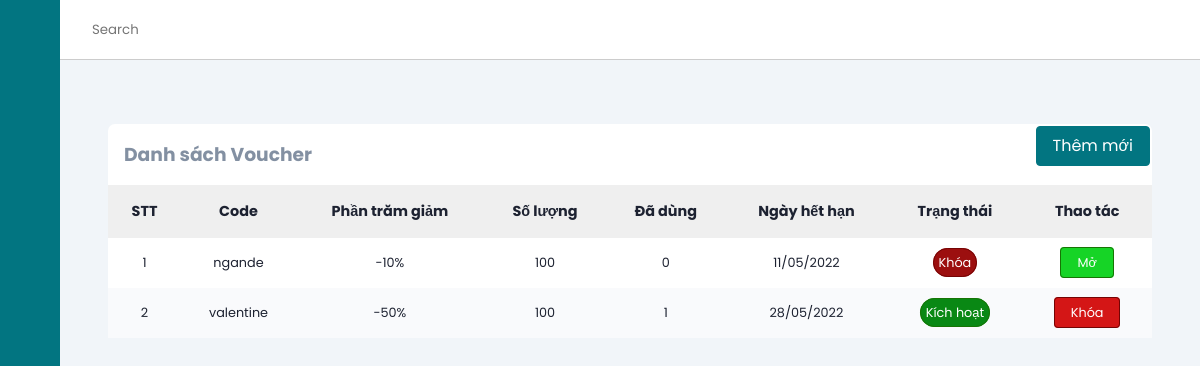
Page /voucherManage (signed in) on the committed database.
### tables this page shows
CREATE TABLE `vouchers` (
  `id` int(11) NOT NULL,
  `percentDiscount` int(11) NOT NULL,
  `quantity` int(11) NOT NULL,
  `code` varchar(10) NOT NULL,
  `expirationDate` datetime NOT NULL,
  `status` tinyint(1) NOT NULL,
  `usedCount` int(11) NOT NULL
);

### mvc/core/ControllerBase.php (called while the page is built, shortened)
<?php
class ControllerBase{
    public function view($view, $data=[]){
        require_once "./mvc/views/".$view.".php";
    }
}
?>

### mvc/controllers/voucherManage.php (called while the page is built, shortened)
<?php
class voucherManage extends ControllerBase
{
    public function index()
    {
        $voucher = $this->model("voucherModel");
        $voucherList = ($voucher->getAll())->fetch_all(MYSQLI_ASSOC);
        $this->view("admin/voucher", [
            "headTitle" => "Quản lý voucher",
            "voucherList" => $voucherList
        ]);
    }
}

### mvc/core/App.php (called while the page is built, shortened)
<?php
class App
{
    protected $action = "Index";
    function __construct()
    {
        $arr = $this->UrlProcess();
        if (file_exists("./mvc/controllers/" . $arr[0] . ".php")) {
            unset($arr[0]);
        }
        $this->controller = new $this->controller;
        $this->params = $arr ? array_values($arr) : [];
        array_push($this->params, $_GET);
        call_user_func_array([$this->controller, $this->action], $this->params);
    }
    function UrlProcess()
    {
        if (isset($_GET["url"])) {
            return explode("/", filter_var(trim($_GET["url"], "/")));
        }
    }
}

### index.php (called while the page is built, shortened)
<?php
$myApp = new App();
?>

### mvc/core/DB.php (called while the page is built, shortened)
<?php
class DB{
    private static $instance = null;
    protected $servername = "localhost";
    protected $username = "root";
    protected $password = "";
    private function __construct(){
        $this->con = mysqli_connect($this->servername, $this->username, $this->password);
    }
    public static function getInstance()
    {
      if(!self::$instance)
      {
        self::$instance = new DB();
      }
      return self::$instance;
    }
}
?>

### mvc/models/VoucherModel.php (called while the page is built, shortened)
<?php
class voucherModel
{
    private static $instance = null;
    public static function getInstance()
    {
        if (!self::$instance) {
            self::$instance = new voucherModel();
        }
        return self::$instance;
    }
    public function getAll()
    {
        $db = DB::getInstance();
        $sql = "SELECT * FROM vouchers";
        $result = mysqli_query($db->con, $sql);
        return $result;
    }
}

### mvc/views/admin/voucher.php (the view, shortened to what this page needs)
<?php require APP_ROOT . '/views/admin/inc/head.php'; ?>
<body>
    <?php require APP_ROOT . '/views/admin/inc/sidebar.php'; ?>
    <div class="main-content">
        <header>
            <div class="search-wrapper">
                <input type="search" placeholder="Search">
            </div>
            <div class="social-icons">
                <div></div>
            </div>
        </header>
        <main>
            <section class="recent">
                <div class="activity-grid">
                    <div class="activity-card">
                        <a href="<?= URL_ROOT . '/voucherManage/add' ?>" class="button right">Thêm mới</a>
                        <h3>Danh sách Voucher</h3>
                        <div class="table-responsive">
                            <table>
                                <thead>
                                    <tr>
                                        <th>STT</th>
                                        <th>Code</th>
                                        <th>Phần trăm giảm</th>
                                        <th>Số lượng</th>
                                        <th>Đã dùng</th>
                                        <th>Ngày hết hạn</th>
                                        <th>Trạng thái</th>
                                        <th>Thao tác</th>
                                    </tr>
                                </thead>
                                <tbody>
                                    <?php
                                    $count = 0;
                                    foreach ($data['voucherList'] as $key => $value) {
                                    ?>
                                        <tr>
                                            <td><?= ++$count ?></td>
                                            <td><?= $value['code'] ?></td>
                                            <td>-<?= $value['percentDiscount'] ?>%</td>
                                            <td><?= $value['quantity'] ?></td>
                                            <td><?= $value['usedCount'] ?></td>
                                            <td><?= date("d/m/Y", strtotime($value['expirationDate'])) ?></td>
                                            <?php
                                            if ($value['status']) { ?>
                                                <td><span class="active">Kích hoạt</span></td>
                                            <?php } else { ?>
                                                <td><span class="block">Khóa</span></td>
                                            <?php }
                                            ?>
                                            <td>
                                                <?php
                                                if ($value['status']) { ?>
                                                    <a class="button-red" href="<?= URL_ROOT . '/voucherManage/changeStatus/' . $value['id'] ?>">Khóa</a>
                                                <?php } else { ?>
                                                    <a class="button-green" href="<?= URL_ROOT . '/voucherManage/changeStatus/' . $value['id'] ?>">Mở</a>
                                                <?php }
                                                ?>
                                            </td>
                                        </tr>
                                    <?php }
                                    ?>
                                </tbody>
                            </table>
                        </div>
                    </div>
                </div>
            </section>
        </main>
    </div>
</body>
</html>

### public/css/admin.css (style rules this page uses)
:root { --main-color: #027581; --color-dark: #1D2231; --text-grey: #8390A2; }
* { font-family: 'Poppins', sans-serif; margin: 0; padding: 0; text-decoration: none; list-style-type: none; box-sizing: border-box; }
.main-content { position: relative; margin-left: 240px; transition: margin-left 500ms; }
header { position: fixed; left: 240px; top: 0; z-index: 100; width: calc(100% - 240px); background: #fff; height: 60px; padding: 0rem 1rem; display: flex; align-items: center; justify-content: space-between; border-bottom: 1px solid #ccc; transition: left 500ms; }
.search-wrapper { display: flex; align-items: center; }
.search-wrapper input { border: 0; outline: 0; padding: 1rem; height: 38px; }
.social-icons { display: flex; align-items: center; }
.social-icons span, .social-icons div { margin-left: 1.2rem; }
.social-icons div { height: 38px; width: 38px; background-size: cover; background-repeat: no-repeat; background-image: url(img/1.jpg); border-radius: 50%; }
main { margin-top: 60px; background: #f1f5f9; min-height: 90vh; padding: 1rem 3rem; }
.recent { margin-top: 3rem; margin-bottom: 3rem; }
.activity-grid { display: grid; grid-template-columns: 100% 25%; grid-column-gap: 1.5rem; }
.activity-card, .summary-card, .bday-card { background: #fff; border-radius: 7px; }
.activity-card h3 { color: var(--text-grey); margin: 1rem; }
.activity-card table { width: 100%; border-collapse: collapse; }
.activity-card thead { background: #efefef; text-align: left; }
th, td { font-size: .9rem; padding: 1rem 1rem; color: var(--color-dark); text-align: center; }
td { font-size: .8rem; }
tbody tr:nth-child(even) { background: #f9fafc; }
.button { background: var(--main-color); color: #fff; border: 1px solid var(--main-color); border-radius: 4px; padding: .4rem 1rem; margin: 2px 2px; }
.button-red { background: rgb(212, 22, 22); color: #fff; border: 1px solid rgb(116, 4, 4); border-radius: 4px; padding: .4rem 1rem; margin: 2px 2px; }
.button-green { background: rgb(22, 212, 38); color: #fff; border: 1px solid rgb(23, 116, 4); border-radius: 4px; padding: .4rem 1rem; margin: 2px 2px; }
.table-responsive { overflow-x: auto; }
@media only screen and (max-width: 1200px) { .main-content { margin-left: 60px; } }
@media only screen and (max-width: 1200px) { .main-content header { left: 60px; width: calc(100% - 60px); } }
.right { float: right; }
input, textarea, select { width: 100%; padding: 12px 20px; margin: 8px 0; display: inline-block; border: 1px solid #ccc; border-radius: 4px; box-sizing: border-box; }
.active { background: rgb(9, 136, 20); color: #fff; border: 1px solid rgb(23, 116, 4); padding: 5px; border-radius: 20px; }
.block { background: rgb(156, 15, 15); color: #fff; border: 1px solid rgb(116, 4, 4); padding: 5px; border-radius: 20px; }

### rows in the picture
vouchers: code "ngande", percentDiscount "10", quantity "100", usedCount "0", expirationDate "11/05/2022", status "Khóa"
vouchers: code "valentine", percentDiscount "50", quantity "100", usedCount "1", expirationDate "28/05/2022", status "Kích hoạt"
